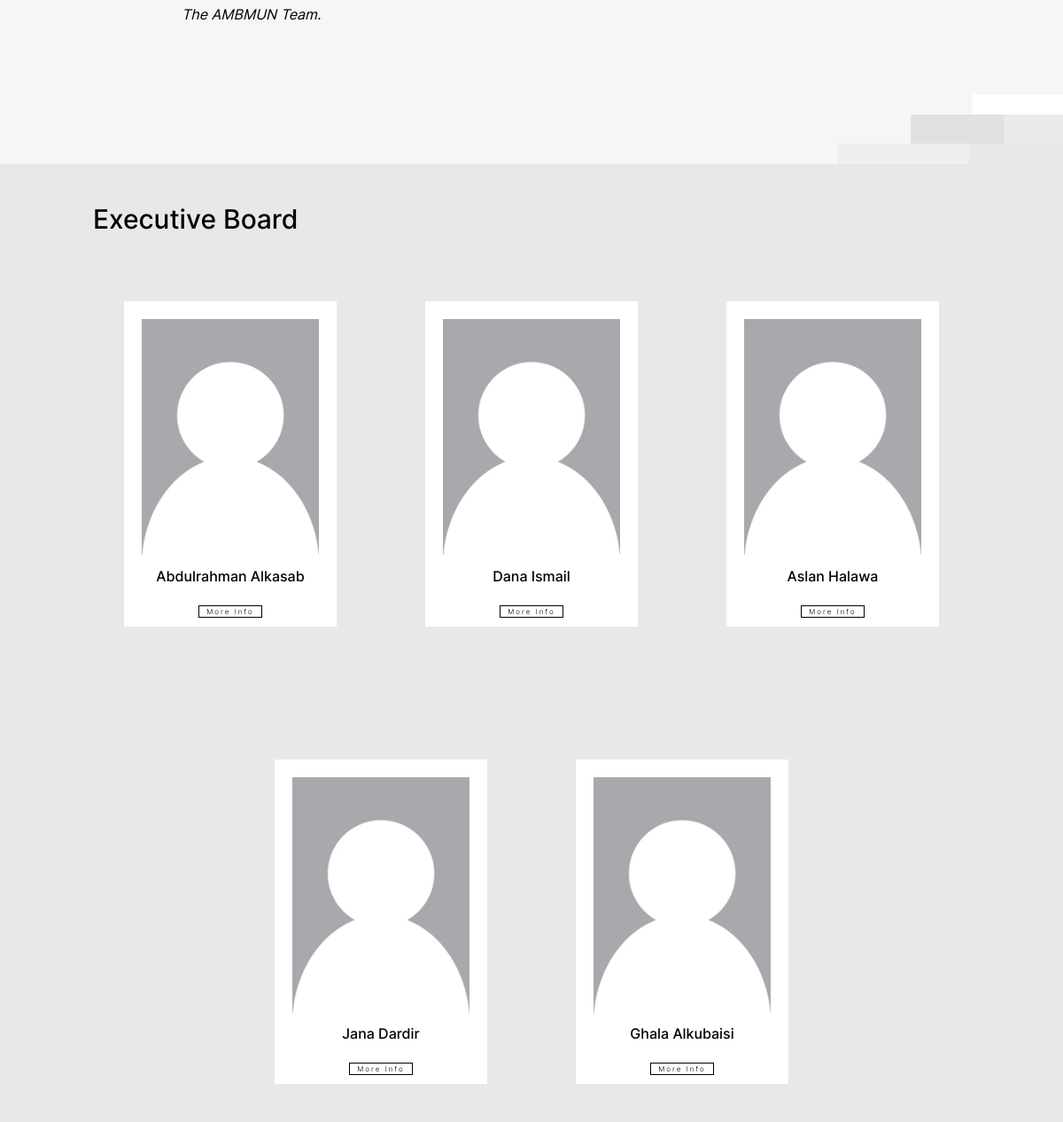
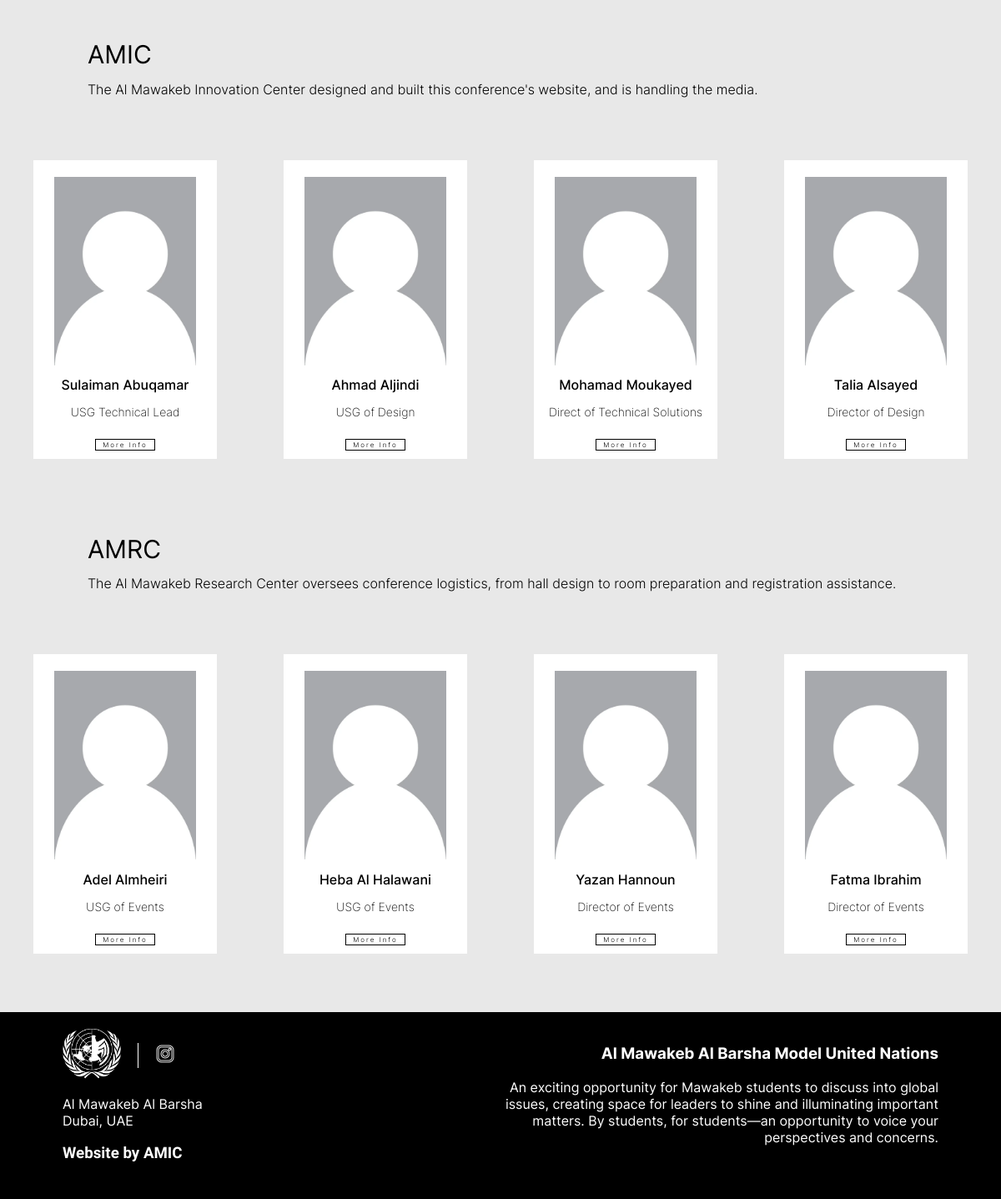
The app's page / (lower part), older data (2 pictures, top to bottom).
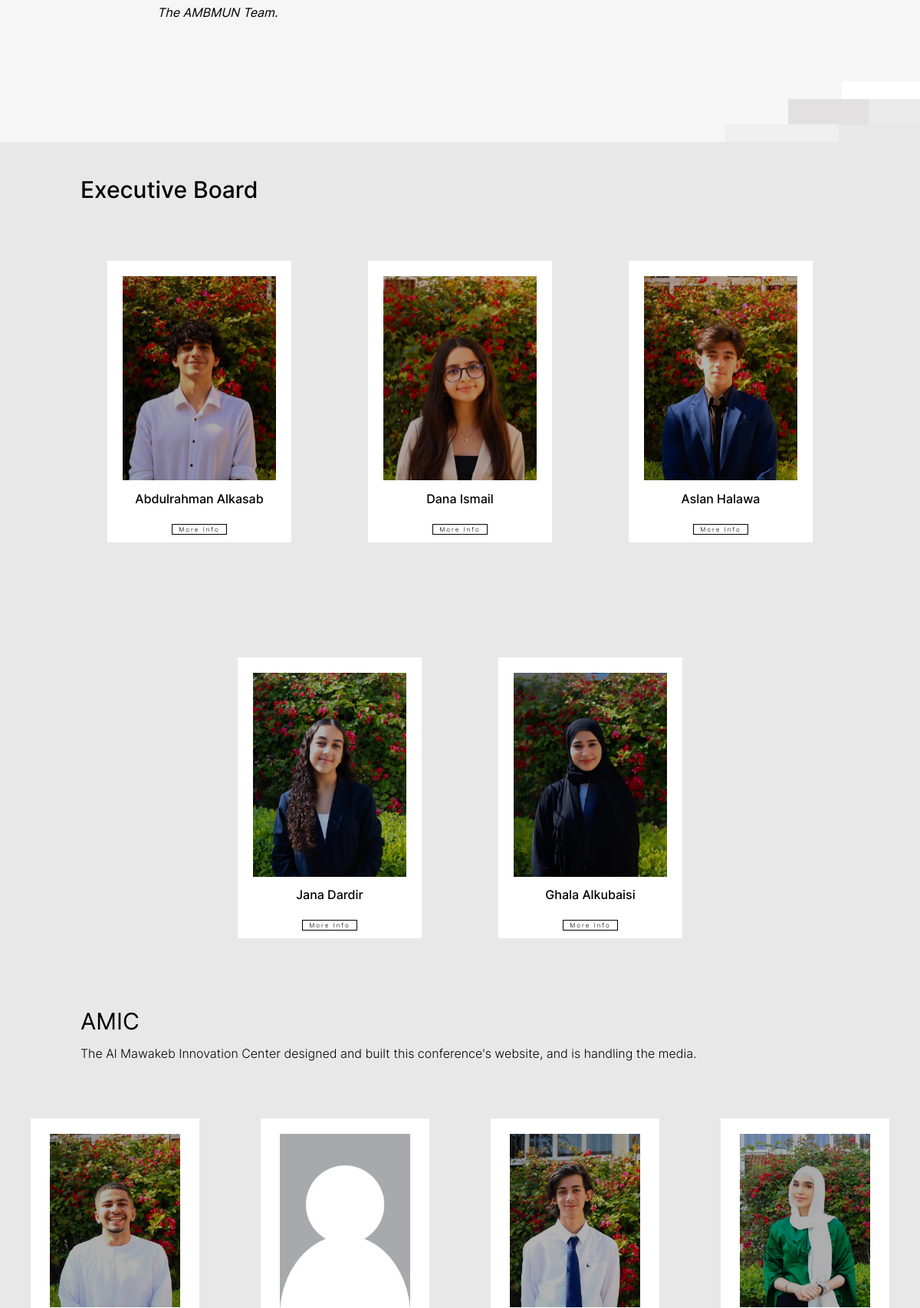
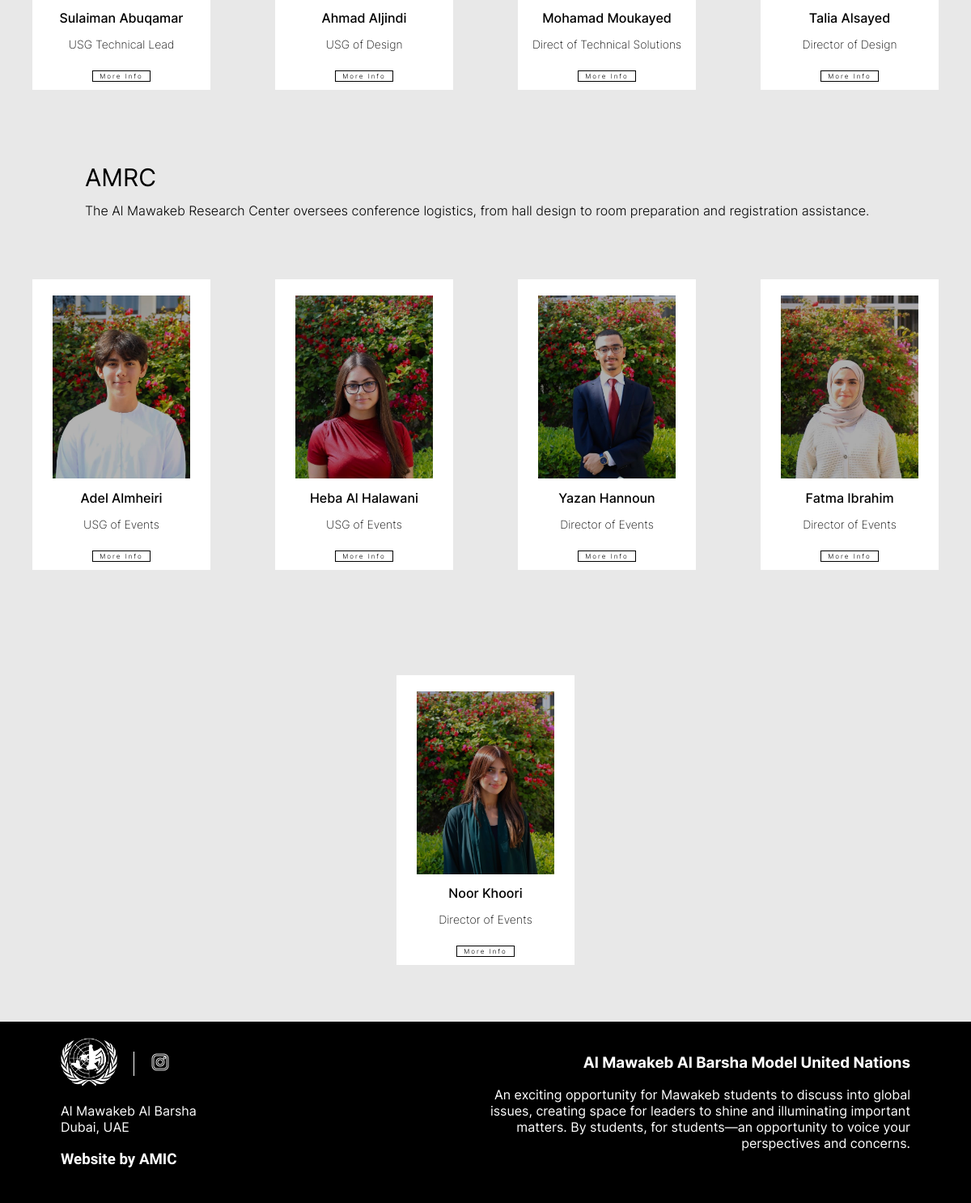
The same page, newer data (2 pictures, top to bottom).
### website/models.py (models this page shows)
class Board(models.Model):
    class Club(models.TextChoices):
        AMIC = 'AMIC'
        AMRC = 'AMRC'
        MUN = 'Executive Board'
        NONE = 'None'
    id = models.AutoField(primary_key=True)
    name = models.CharField(max_length=40)
    email = models.EmailField(max_length=254, null=True, blank=True, default="@amb.sch.ae")
    number = models.CharField(max_length=15, blank=True, null=True, default="05")
    role = models.CharField(max_length=40)
    about = models.TextField()
    club = models.CharField(max_length=20, choices=Club.choices, default=Club.NONE)
    photo = models.ImageField(upload_to='board_photos/')

### website/views.py (the view)
# urls.py: 2. Add a URL to urlpatterns:  path('', Home.as_view(), name='home')
def Home(request):
    board = Board.objects.all().order_by('-club', 'id')
    grouped_board = {}
    for club, members in groupby(board, key=lambda x: x.club):
        grouped_board[club] = list(members)
    return render(request, "index.html", {'grouped_board': grouped_board})

### templates/index.html (shortened to what this page needs)
{% extends 'base.html' %}
{% load static %}
{% block content %}
<div class="root"
    style="padding-bottom: 30px; min-height: 718px; background-image: url('{% static '../media/images/Background2.png' %}'); background-repeat: no-repeat; background-size: cover;">
    <div class="centerer">
        <div style="width:80%;">
            <p class="desktopmarginright"><i>Dear Esteemed Delegates of AMBMUN.</i><br><br><br>
                <br><br>
                <br><br>
                <br><br>
                <br><br><br><b><i>Best Regards,</i></b>
                <br><br><i>The AMBMUN Team.</i>
            </p>
        </div>
    </div>
</div>
{% for club, members in grouped_board.items %}
{% if club == "Executive Board" %}
<div class="root" style="background-color: #E8E8E8; margin-top: -25px; padding: 20px; width: calc( 100% - 40px)">
    <h2 style="font-family: inter; font-weight: 500; font-size: 30px;" class="desktopmargin">{{ club }}</h2>
    <div class="cardrow flexcontainer" style="gap: 100px;">
        {% for board_member in members %}
        <div class="card">
            <div class="cardcontent">
                <div class="centerer" style="margin-top: 20px;">
                    <img class="cardimage" src="{{ board_member.photo.url }}">
                </div>
                <h2 class="cardtitle">{{ board_member.name }}</h2>
                <div class="centerer">
                    <button style="height: 14px; font-size: 8px; margin-top: 10px; margin-bottom: 10px;"
                        onclick="this.parentElement.parentElement.children[3].hidden = !this.parentElement.parentElement.children[3].hidden;">More
                        Info</button>
                </div>
            </div>
        </div> {% endfor %}
    </div>
</div>
{% endif %}
{% endfor %}
{% for club, members in grouped_board.items %}
{% if club == "AMIC" %}
<div class="root" style="background-color: #E8E8E8; margin-top: -25px; padding: 20px; width: calc( 100% - 40px)">
    <h2 class="header desktopmargin" style="margin-bottom: 0px;">{{ club }}</h2>
    <h2 class="subheader desktopmargin">The Al Mawakeb Innovation Center designed and built this conference's website,
        and is handling
        the media.</h2>
    <div class="cardrow flexcontainer">
        {% for board_member in members %}
        <div class="card small">
            <div class="cardcontent">
                <div class="centerer" style="margin-top: 20px;">
                    <img class="cardimage small" src="{{ board_member.photo.url }}">
                </div>
                <h2 class="cardtitle">{{ board_member.name }}</h2>
                <h3 class="cardbody">{{ board_member.role }}</h3>
                <div class="centerer">
                    <button style="height: 14px; font-size: 8px; margin-top: 10px; margin-bottom: 10px;"
                        onclick="this.parentElement.parentElement.children[4].hidden = !this.parentElement.parentElement.children[4].hidden;">More
                        Info</button>
                </div>
            </div>
        </div> {% endfor %}
    </div>
</div>
{% endif %}
{% endfor %}
{% for club, members in grouped_board.items %}
{% if club == "AMRC" %}
<div class="root" style="background-color: #E8E8E8; margin-top: -25px; padding: 20px; width: calc( 100% - 40px)">
    <h2 class="header desktopmargin" style="margin-bottom: 0px;">{{ club }}</h2>
    <h2 class="subheader desktopmargin">The Al Mawakeb Research Center oversees conference logistics, from hall design
        to room
        preparation and registration assistance. </h2>
    <div class="cardrow flexcontainer">
        {% for board_member in members %}
        <div class="card small">
            <div class="cardcontent">
                <div class="centerer" style="margin-top: 20px;">
                    <img class="cardimage small" src="{{ board_member.photo.url }}">
                </div>
                <h2 class="cardtitle">{{ board_member.name }}</h2>
                <h3 class="cardbody">{{ board_member.role }}</h3>
                <div class="centerer">
                    <button style="height: 14px; font-size: 8px; margin-top: 10px; margin-bottom: 10px;"
                        onclick="this.parentElement.parentElement.children[4].hidden = !this.parentElement.parentElement.children[4].hidden;">More
                        Info</button>
                </div>
            </div>
        </div>
        {% endfor %}
    </div>
</div>
{% endif %}
{% endfor %}
{% endblock %}

### templates/base.html (shortened to what this page needs)
{% load static %}
<!DOCTYPE html>
<html>
<head>
    <link rel="stylesheet" href="{% static 'CSS/common.css' %}">
    <link rel="stylesheet" href="{% static 'CSS/style.css' %}">
    <link rel="stylesheet" href="{% static 'CSS/fonts.css' %}">
</head>
<body
    style="background-image: url('{% static '../media/images/Background.png' %}'); background-repeat: no-repeat; background-size: cover; background-position: center bottom; ">
    {% block content %}{% endblock %}
    <footer style="padding: 20px 50px 10px;">
        <div class="centerer">
            <div class="flexcontainer" style="color: white; margin-left: 25px; margin-right: 25px;">
                <div class="halfflexchild">
                    <div style="display: flex; align-items: center;">
                        <a href="{% url 'home' %}" style="padding-bottom: 0;">
                            <img src="{% static '../media/images/ambmunlogowhite.png' %}" alt="AMBMUN Logo"
                                style="padding-bottom: 0;" width="70" height="60">
                        </a>
                        <a href="https://www.instagram.com/amb.mun" target="_blank" style="padding-bottom: 0;">
                            <img width="24" src="{% static '../media/images/instagramlogo.png' %}">
                        </a>
                    </div>
                    <p>Al Mawakeb Al Barsha<br> Dubai, UAE</p>
                    <h3 class="amicfont">Website by <a href="https://amic.amb.sch.ae">AMIC</a></h3>
                </div>
                <div class="halfflexchild">
                    <h3 class="footertext">Al Mawakeb Al Barsha Model United Nations</h3>
                    <p class="footertext">An exciting opportunity for Mawakeb students to discuss into global issues,
                        creating space for leaders to shine and illuminating important matters. By students, for
                        students—an opportunity to voice your perspectives and concerns.</p>
                </div>
            </div>
        </div>
    </footer>
</body>
</html>

### static/CSS/common.css (style rules this page uses)
body { font-family: inter; margin: 0px; }
a { color: black; text-transform: uppercase; text-decoration: none; display: inline-block; padding-bottom: 15px; position: relative; }
a:after { background: none repeat scroll 0 0 transparent; bottom: 0; content: ""; display: block; height: 2px; left: 50%; position: absolute; background: #35599b; transition: width 0.3s ease 0s, left 0.3s ease 0s; width: 0; }
.amicfont { font-family: Stick No Bills; }
footer { background-color: black; }
.footertext { text-align: right; }
.flexcontainer { display: flex; flex-direction: row; flex-wrap: wrap; justify-content: center; }
.halfflexchild { flex-basis: 50%; }
.card { aspect-ratio: 20/27; max-width: 240px; background-color: white; margin-bottom: 50px; flex-basis: calc( 100% / 3); display: flex; align-items: center; justify-content: center; }
.card.small { max-width: 220px; }
.cardimage { width: 200px; object-fit: cover; object-position: center center; }
.cardimage.small { width: 170px; }
.header { font-family: inter; font-weight: 400; font-size: 30px; }
.subheader { font-family: inter; font-weight: 300; font-size: 16px; }
.cardtitle { font-family: inter; font-size: 16px; font-weight: 500; text-align: center; }
.cardbody { font-family: inter; font-size: 14px; font-weight: 200; text-align: center; }
.desktopmargin { margin-left: 85px; }
.desktopmarginright { margin-left: 85px; margin-right: 85px; }
footer .flexcontainer { justify-content: space-between; }
footer a { text-decoration: none; color: white; transition-duration: 0.1s; }
footer p { color: white; font-family: inter; }
img { object-fit: cover; object-position: center center; }

### static/CSS/style.css (style rules this page uses)
body { font-family: inter; margin: 0px; }
.root { width: 100%; height: 100%; padding-top: 160px; }
button { background-color: rgba(255,255,255,0.5); border: 1px solid black; aspect-ratio: 235/46; font-family: inter; font-weight: 300; color: black; font-size: 20px; letter-spacing: 2px; cursor: pointer; box-shadow: none; transition-duration: 0.3s; }
.centerer { width: 100%; display: flex; justify-content: center; }
.cardrow { display: flex; justify-content: center; align-items: center; margin-top: 75px; gap: 80px; }
.cardcontent { display: block; }
.cardimage { aspect-ratio: 100/133; }
p, h1, h2, h3, h4, h5, h6, div, span { font-family: inter; }

Row changes from the older to the newer data that the page shows:
changed Board "Executive Board": photo: picture added in place of a placeholder
changed Board "Dana Ismail": photo: picture added in place of a placeholder
changed Board "Aslan Halawa": photo: picture added in place of a placeholder
changed Board "Jana Dardir": photo: picture added in place of a placeholder
changed Board "Ghala Alkubaisi": photo: picture added in place of a placeholder
changed Board "AMIC": photo: picture added in place of a placeholder
changed Board "Mohamad Moukayed": photo: picture added in place of a placeholder
changed Board "Talia Alsayed": photo: picture added in place of a placeholder
changed Board "AMRC": photo: picture added in place of a placeholder
changed Board "Heba Al Halawani": photo: picture added in place of a placeholder
changed Board "Yazan Hannoun": photo: picture added in place of a placeholder
changed Board "Fatma Ibrahim": photo: picture added in place of a placeholder
added Board: photo (picture), name "Noor Khoori", role "Director of Events", shown under "AMRC"
